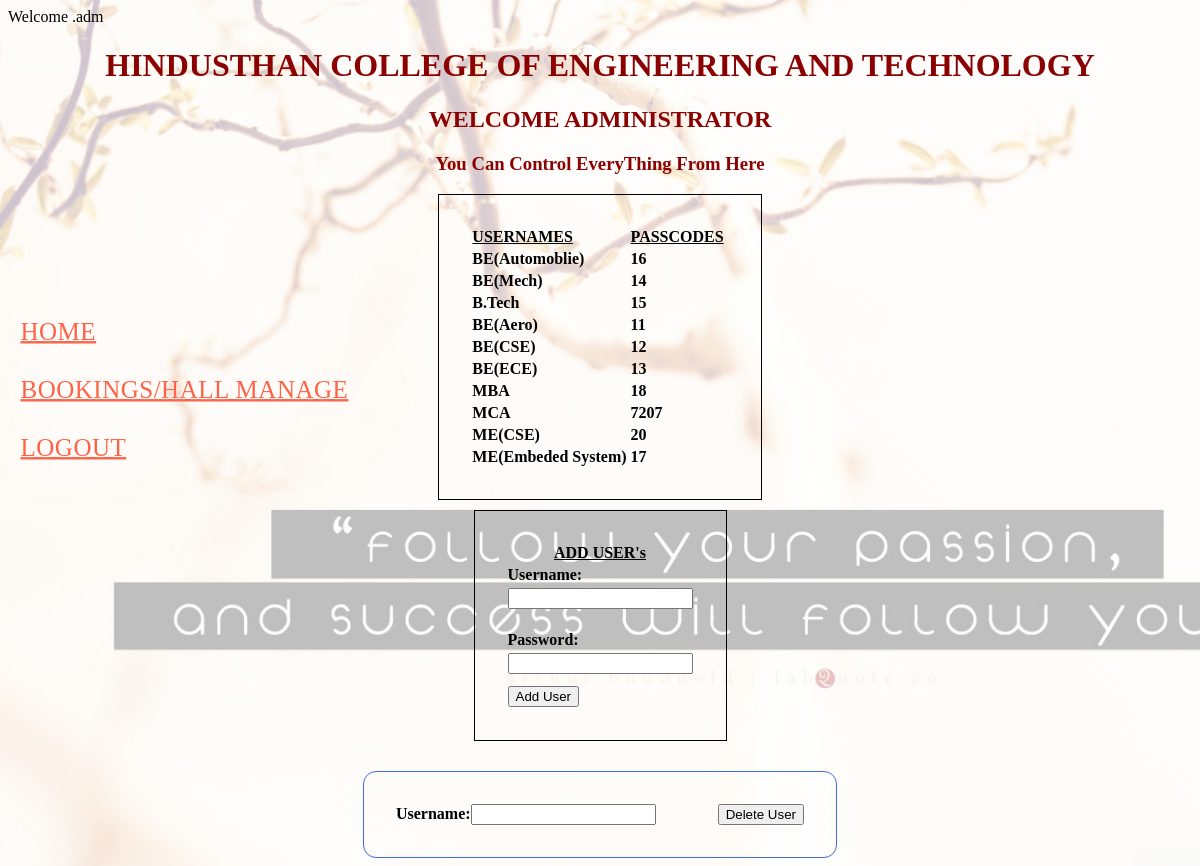
/signup.php (signed in), run on the app's committed database.
### tables this page shows
CREATE TABLE `log` (
  `username` tinytext NOT NULL,
  `password` tinytext NOT NULL,
  `passcode` decimal(5,0) NOT NULL
);

### signup.php (the view, shortened to what this page needs)
<?
$usern=$_SESSION['userlogin'];
if(!$usern):
    header ('Location:adlog.php');
else:
    echo "Welcome .$usern ";
endif;
?><!DOCTYPE html>
<html>
    <head>
    <font name="Times New Roman" color="darkred">
    <h1><center>  HINDUSTHAN COLLEGE OF ENGINEERING AND TECHNOLOGY</center></h1>
    <h2><center>   WELCOME ADMINISTRATOR </center></h2>
    <h3><center>   You Can Control EveryThing From Here </center></h3>
</head>
   <ul class="bmenu">
            <br>
            <br>
            <br>
            <br>
            <br>
            <br>
    <li><a href="signup.php">Home</a></li>
    <li><a href="adcn.php">Bookings/Hall Manage</a></li>
    <li><a href="admnlogout.php">Logout</a></li>
</ul>
<body>
    <?php
    function funct_show() {
        $db_name = "clgloginn";
        $check = mysql_connect("localhost", "root", "");
        $found = mysql_select_db($db_name, $check);
        if ($found) {
            $sql = "select * from log order by username ";
            $result = mysql_query($sql);
         echo '<table style="margin: auto;border: 1px solid #000000;padding: 30px;margin-bottom:   10px"';
         echo '<tr><td><b><u>USERNAMES</td><td><b><u>PASSCODES</td></u></b></tr>';
         while ($ok = mysql_fetch_assoc($result)) {
                echo  " <tr><td><b>$ok[username]</td><td><b>$ok[passcode]<td></tr>";
                }
                echo '</table>';
        }
    }
    funct_show();
    ?>
    <table style="margin: auto;border: 1px solid #000000;padding: 30px;margin-top:    10px">
        <form method="POST" >
            <tr>
                <td><b><center><u> ADD USER's  </u></center> </b> </td>
                </tr>
            <tr>
                <td><b>Username:</td>
            </tr>
            <tr>
                <td><input type="text" value="" name="userr"></td>
            </tr>
            <tr>
                <td><br><b>Password:</td>
            </tr>
            <tr>
                <td><input type="password" value="" name="pswdd"> </td>
            </tr>
            <tr>
                <td><input type="hidden" value=" " name="code"></td>
            </tr>
            <tr>
                <td>
                    <input type="submit" value="Add User" name="btn">
                </td>
            </tr>
    </table>
<center><table class="curvedEdges">
        <tr>
            <td> <center><b>Username:<input type="text" name="dusr"></center> </td>
        <td> <input type="submit" value="Delete User" name="dbtn"></td>
        </tr>
</center> </table>
</body>
</html>

### signup.php (style rules this page uses)
.bmenu { padding: 0px; margin: 0; position:absolute; }
.bmenu li { font-size: 50px; width: 50px; display: block; padding: 0px; white-space: normal; }
.bmenu li a { white-space: nowrap; color:tomato; display: block; text-transform: uppercase; text-align: left; text-shadow: 0px 0px 6px #fff; letter-spacing: 1px; -moz-transform: scale(0.5); -ms-transform: scale(0.5); -o-transform: scale(0.5); -webkit-transform: scale(0.5); transform: scale(0.5); -webkit-transition: all 0.6s linear; -moz-transition: all 0.6s linear; -o-transition: all 0.6s linear; -ms-transition: all 0.6s linear; transition: all 0.6s linear; }
body { background-image:url('s.jpg'); background-attachment:fixed; background-position:center; background-size:cover; background-repeat:no-repeat; }
table.curvedEdges { border:1px solid RoyalBlue;-webkit-border-radius:13px;-moz-border-radius:13px;-ms-border-radius:13px;-o-border-radius:13px;border-radius:13px;margin-top: 30px }
table.curvedEdges td, table.curvedEdges th { border-bottom:7px;padding:30px; }

### data on the page
log: username "BE(Automoblie)", passcode "16"
log: username "BE(Mech)", passcode "14"
log: username "B.Tech", passcode "15"
log: username "BE(Aero)", passcode "11"
log: username "BE(CSE)", passcode "12"
log: username "BE(ECE)", passcode "13"
log: username "MBA", passcode "18"
log: username "MCA", passcode "7207"
log: username "ME(CSE)", passcode "20"
log: username "ME(Embeded System)", passcode "17"

### other printed values
$usern "adm"
